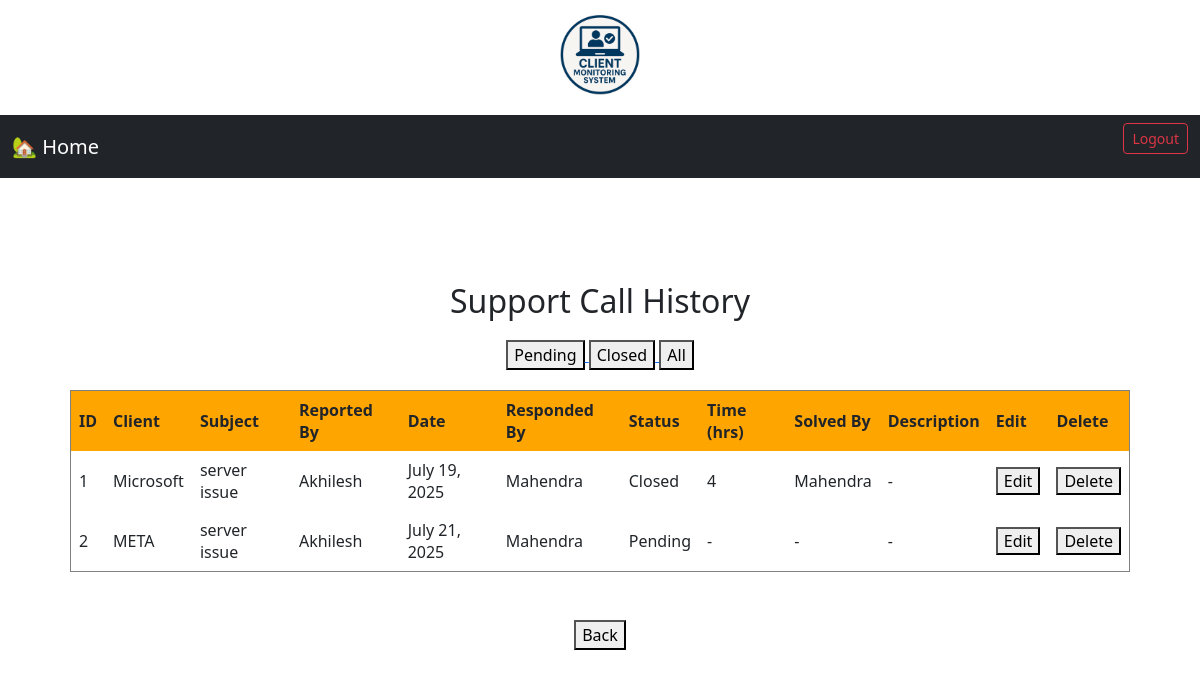
The app's page /clientapp/callhistory/ with its own data.
### clientapp/models.py (models this page shows, shortened)
class SupportCall(models.Model):
    client_name = models.CharField(max_length=100)
    date = models.DateField()
    subject = models.CharField(max_length=200)
    reported_by = models.CharField(max_length=100)
    responded_by = models.CharField(max_length=100, null=True, blank=True)
    status = models.CharField(max_length=10, choices=[('Pending', 'Pending'), ('Closed', 'Closed')])
    time_taken = models.IntegerField(null=True, blank=True)
    solved_by = models.CharField(max_length=100, null=True, blank=True)
    description = models.TextField(blank=True)

### clientapp/views.py (the view)
# urls.py: path('callhistory/', views.callhistory, name='callhistory'),
def callhistory(request):
    status_filter = request.GET.get('status')
    if status_filter == "Pending":
        calls = SupportCall.objects.filter(status="Pending")
    elif status_filter == "Closed":
        calls = SupportCall.objects.filter(status="Closed")
    else:
        calls = SupportCall.objects.all()
    return render(request, 'callhistory.html', {'calls': calls, 'status_filter': status_filter})

### clientapp/templates/callhistory.html (shortened to what this page needs)
{% extends "home.html" %}
{% block content %}
  <h2 style="text-align: center; margin-top: 40px;">Support Call History</h2>
  <div style="text-align: center; margin: 20px;">
    <a href="{% url 'callhistory' %}?status=Pending">
      <button type="button">Pending</button>
    </a>
    <a href="{% url 'callhistory' %}?status=Closed">
      <button type="button">Closed</button>
    </a>
    <a href="{% url 'callhistory' %}">
      <button type="button">All</button>
    </a>
  </div>
  {% if calls %}
    <table border="1" cellpadding="8" cellspacing="1" align="center" width="95%">
    <thead style="background-color:orange">
        <tr>
          <th>ID</th>
          <th>Client</th>
          <th>Subject</th>
          <th>Reported By</th>
          <th>Date</th>
          <th>Responded By</th>
          <th>Status</th>
          <th>Time (hrs)</th>
          <th>Solved By</th>
          <th>Description</th>
          <th>Edit</th>
          <th>Delete</th>
        </tr>
      </thead>
      <tbody>
        {% for call in calls %}
        <tr>
          <td>{{ forloop.counter }}</td>
          <td>{{ call.client_name }}</td>
          <td>{{ call.subject }}</td>
          <td>{{ call.reported_by }}</td>
          <td>{{ call.date }}</td>
          <td>{{ call.responded_by }}</td>
          <td>{{ call.status }}</td>
          <td>{{ call.time_taken|default:"-" }}</td>
          <td>{{ call.solved_by|default:"-" }}</td>
          <td>{{ call.description|default:"-" }}</td>
          <td>
            <a href="{% url 'edit_call' call.id %}"><button type="button">Edit</button></a>
          </td>
          <td>
            <form method="post" action="{% url 'delete_call' call.id %}" style="display:inline;" onsubmit="return confirm('Delete this call?');">
              <button type="submit">Delete</button>
            </form>
          </td>
        </tr>
        {% endfor %}
      </tbody>
    </table>
  {% else %}
    <p style="text-align:center; margin-top: 30px; color:gray;">No call records found.</p>
  {% endif %}
  <br><br>
  <center>
    <a href="{% url 'Homepage' %}"><button type="button">Back</button></a>
  </center>
{% endblock %}

### records on screen
SupportCall: client_name "Microsoft", subject "server issue", reported_by "Akhilesh", date "July 19, 2025", responded_by "Mahendra", status "Closed", time_taken "4", solved_by "Mahendra", description "-"
SupportCall: client_name "META", subject "server issue", reported_by "Akhilesh", date "July 21, 2025", responded_by "Mahendra", status "Pending", time_taken "-", solved_by "-", description "-"
